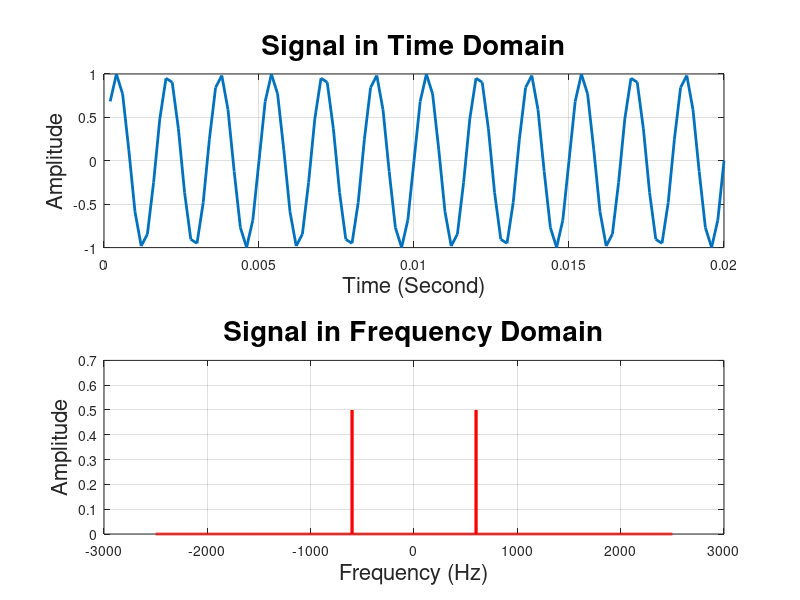

The MATLAB source for this figure:
%% Section MATLAB Demo

%% Clear the workspace
clear all; close all; clc;

%% Set Parmaeters
T = 2;              % Duration of signal (seconds)
Fs = 5000;          % Sampling Frequency (Hz)
f_analog = 600;          % Frequency of the analog sinusoid signal
Num_samples = T*Fs; % Total number of samples
f_digital = f_analog/Fs;   % Frequency of digital signal

%% Time Break
disp('Press ENTER: Single Sinusoidal Signal...')
pause;

%% Single Sinusoidal Signal;

% time domain signal x(n)
n = (1:Num_samples)';               % time index 

x = sin(2*pi*f_digital*n);          % signal x(n) in time domain

% frequency domain signal X(f)
f = (1:Num_samples)/T-Fs/2;         % frequency range in Hz
X = fftshift(fft(x))/Num_samples;   % signal X(k) in freq. domain 

% plot the signal in both time and frequency domains
figure(1)
subplot(2,1,1)
plot(n(1:100)/Fs,x(1:100),'LineWidth',2)
xlabel('Time (Second)','FontSize',16)
ylabel('Amplitude','FontSize',16)
title('Signal in Time Domain','FontSize',20)
grid on
subplot(2,1,2)
plot(f,abs(X),'r','Linewidth',2);
xlabel('Frequency (Hz)','Fontsize',16);
ylabel('Amplitude','FontSize',16);
title('Signal in Frequency Domain','FontSize',20);
grid on

% play the sound of the signal
sound(x, Fs);
pause(T);

